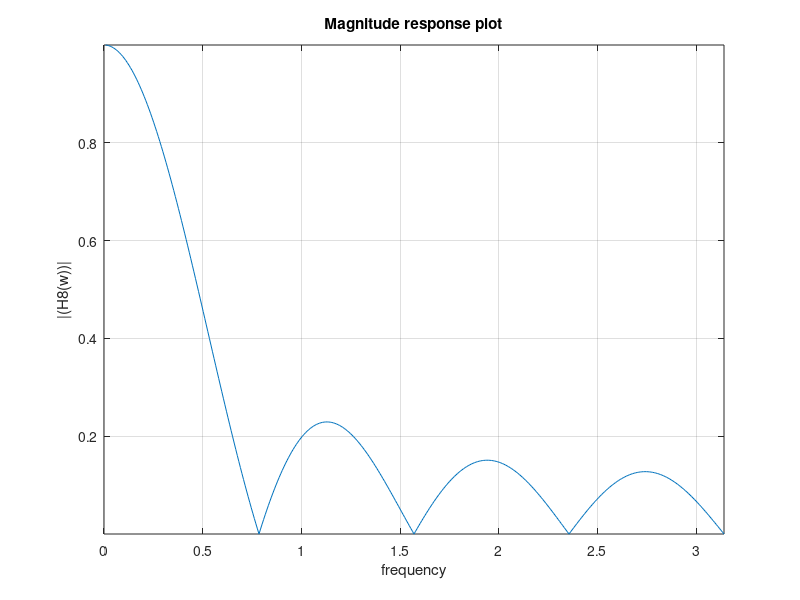

Source code (MATLAB):
% 1-Magnitude Response
clc;
close all;
clear all;
w = 0:pi/400:pi;

H8 = (1/8)*(1-exp(-1j*w*8))./(1-exp(-1j*w)); 
plot(w,abs(H8));title('Magnitude response plot');xlabel('frequency');
ylabel('|(H8(w))|');grid on;axis tight;
